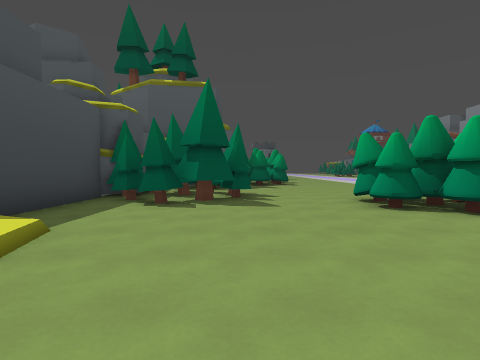
view 1 (above)

16 first-person views from a walk through a Godot game level. The camera is 1.5 m above the floor, tilts 2° down and sees 80° across. The floor is counted in squares, 2 m on a side. Each view is taken from the middle of a square. On the plan, view 1 faces up. The plan holds only what a view shows up to about 10 squares ahead; the rest is blank. The place goes on beyond the plan. Characters and animated objects are left out. Some surface patterns are stand-ins.

view 2
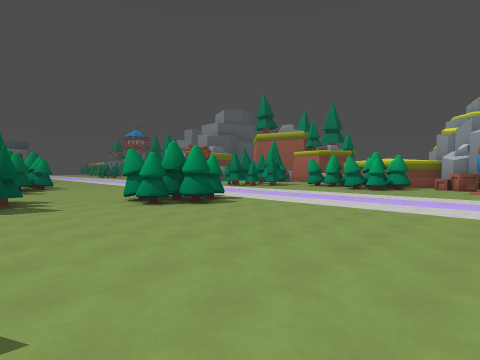

view 3
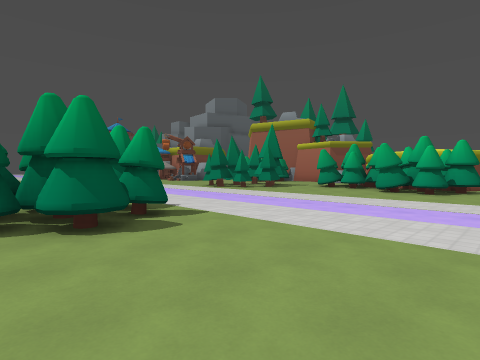

view 4
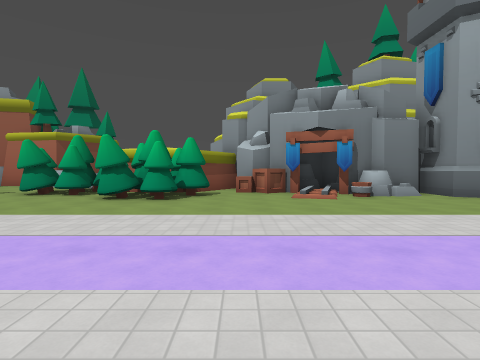

view 5
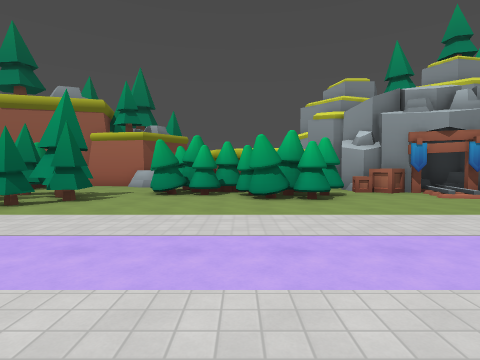

view 6
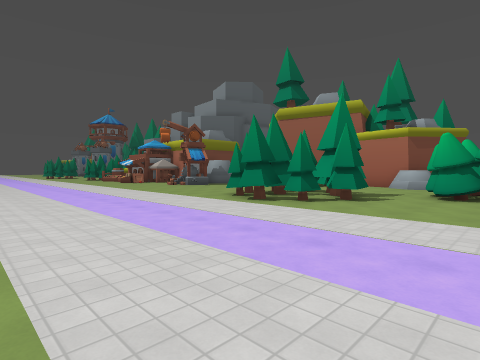

view 7
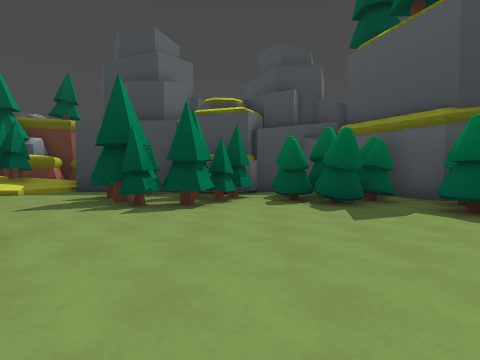

view 8
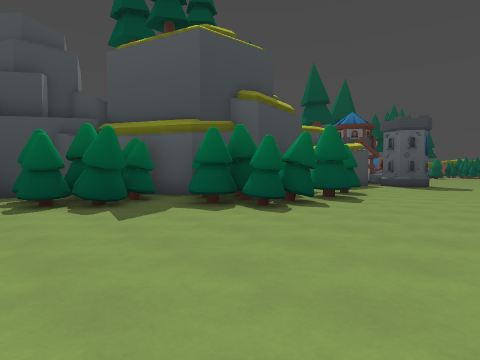

view 9
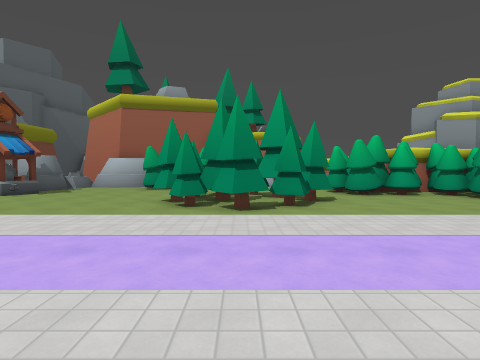

view 10
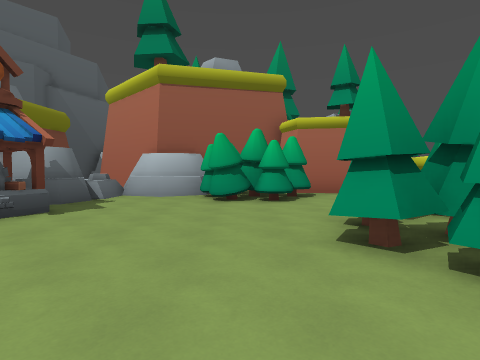

view 11
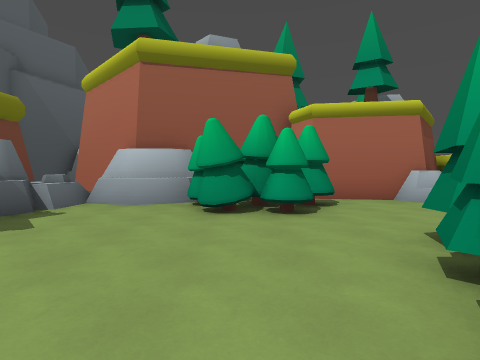

view 12
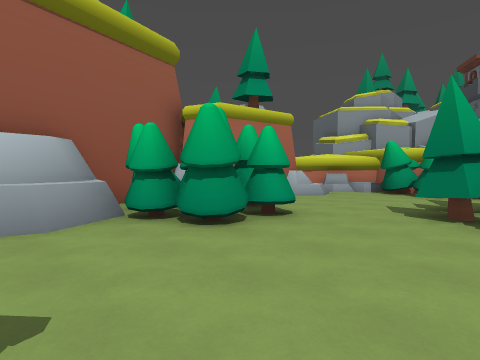

view 13
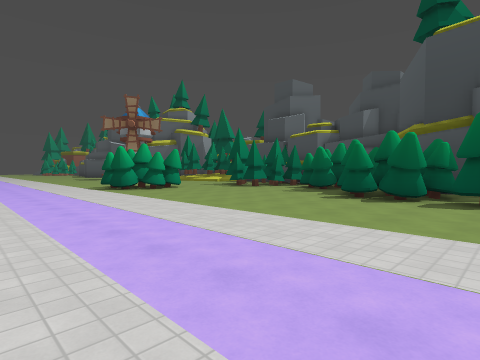

view 14
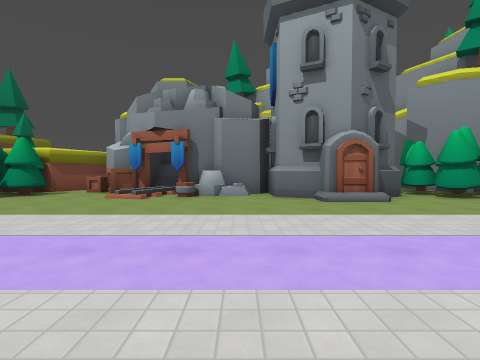

view 15
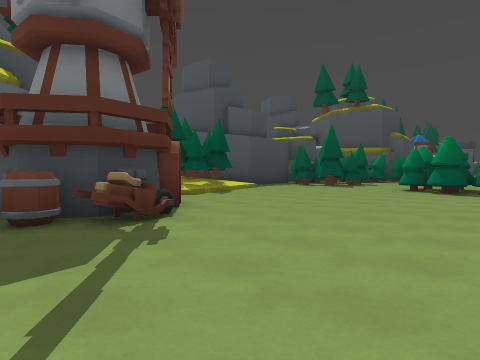

view 16
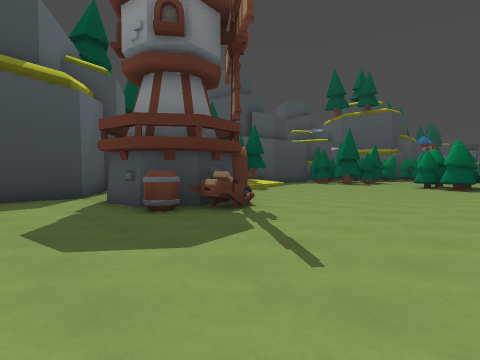

### Floor plan
Key: @ floor where view 1 was taken; # wall or solid block; . floor; / step, stairs or slope; = window, fence, low wall or low ledge; ^ raised ledge; T tree.
Columns run from 4 left of view 1 to 21 right of it. Each row starts with its distance up from view 1.
 18      TT........   .#.##=#
 17    # T#........  ......^#
 16    #TTT........ ......=^#
 15   ##TTT...............####
 14   #..T...............#TTT#
 13   TT.............T...TTT #
 12 # TT#...........TTTT..T.#T
 11 # T#...........TTTTT....#T
 10 ##TT............TTT....TTT
  9 ##TTT............TT....TTT
  8 #TTTT...............#..TTT
  7 #TTTT..#TT.........TTT^  #
  6 #.T....TTT.........TT##
  5 #.......#..........T##
  4 #/...............TTT#
  3 #//..............TTT#
  2 ##/................T#
  1   T.................^
  0  TT.@...............#
 -1   //...............##
 -2    /..............=##
 -3     ##............=#
 -4 #   ##^............#
 -5 #..###=...........##
 -6 ##......... .....##
 -7  #.........  ....##
 -8      ......   ....#

Positions as (right, up) in squares from view 1, and headings:
1: (0, 0), facing up
2: (-1, -2), facing up-right
3: (3, 1), facing up-right
4: (6, 1), facing right
5: (6, 5), facing right
6: (6, 6), facing up-right
7: (6, 10), facing left
8: (6, 10), facing up-left
9: (6, 11), facing right
10: (10, 14), facing right
11: (12, 14), facing right
12: (14, 17), facing down-right
13: (10, 18), facing down-left
14: (6, -4), facing right
15: (6, -6), facing up-left
16: (6, -8), facing up-left
